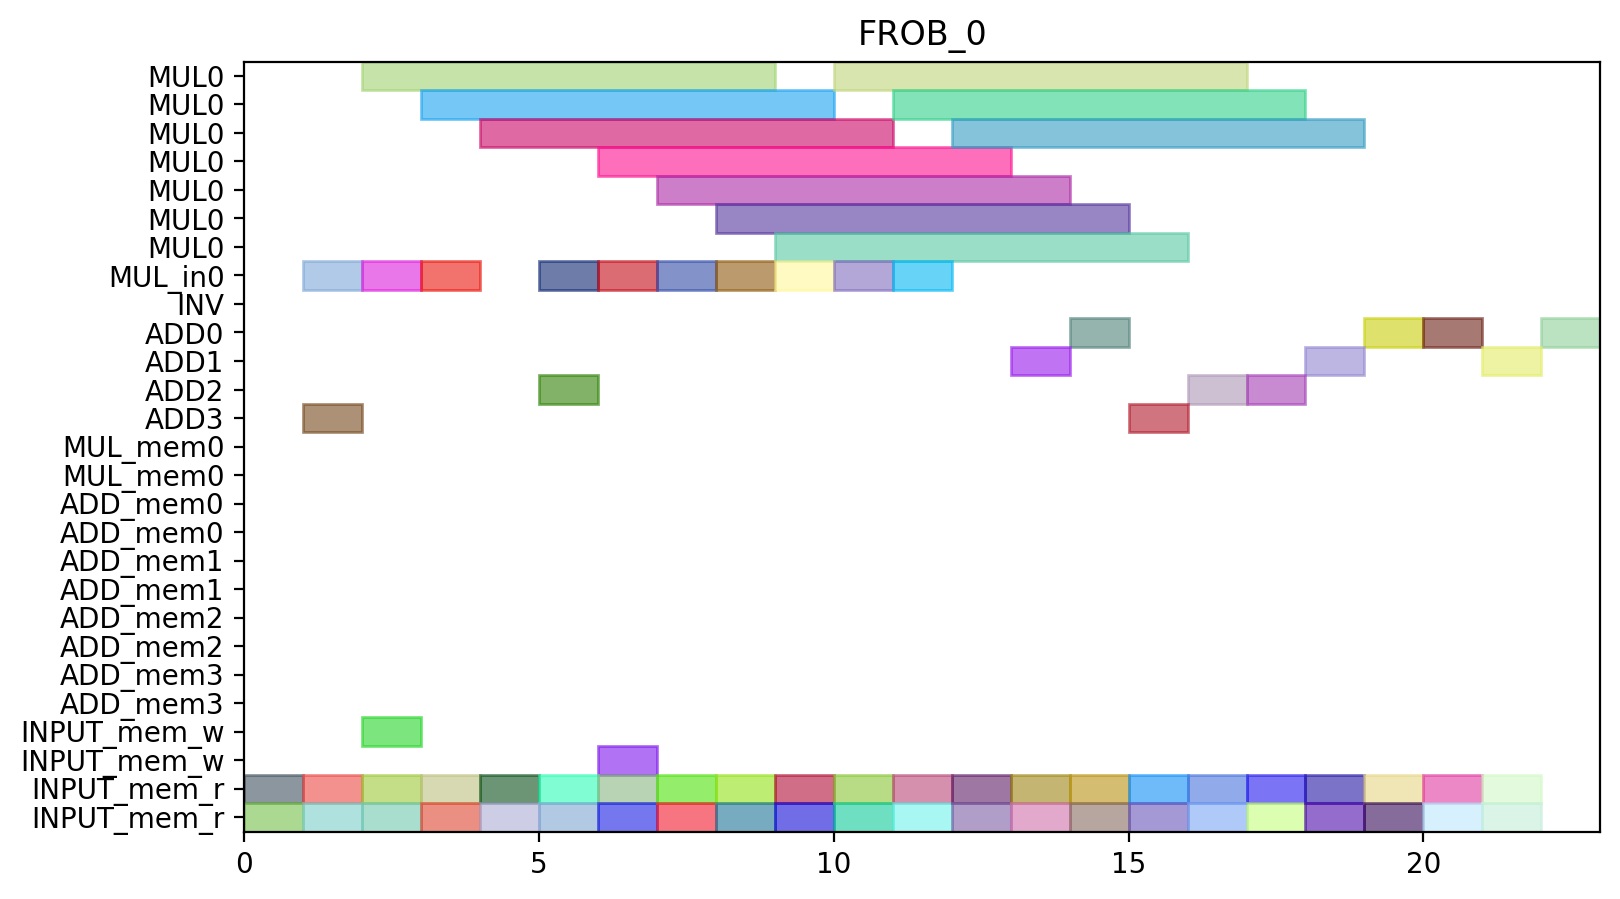

Source code (Python):
from pyschedule import Scenario, solvers, plotters, alt


def solve():
	horizon = 90
	S = Scenario("FROB_0", horizon=horizon)

	# resource
	MUL = S.Resources('MUL', num=1, size=7)
	MUL_in = S.Resources('MUL_in', num=1)
	INV = S.Resource('INV')
	ADD = S.Resources('ADD', num=4, periods=range(1, horizon))
	MUL_mem = S.Resources('MUL_mem', num=1, size=2)
	ADD_mem = S.Resources('ADD_mem', num=4, size=2)
	INPUT_mem_w = S.Resource('INPUT_mem_w', size=2)
	INPUT_mem_r = S.Resource('INPUT_mem_r', size=2)

	# result of previous scheduling

	# new tasks
	c10_t0_in = S.Task('c10_t0_in', length=1, delay_cost=1)
	c10_t0_in += alt(MUL_in)
	c10_t0 = S.Task('c10_t0', length=7, delay_cost=1)
	c10_t0 += alt(MUL)
	S += c10_t0>=c10_t0_in

	c10_t0_mem0 = S.Task('c10_t0_mem0', length=1, delay_cost=1)
	c10_t0_mem0 += INPUT_mem_r
	S += c10_t0_mem0 <= c10_t0

	c10_t0_mem1 = S.Task('c10_t0_mem1', length=1, delay_cost=1)
	c10_t0_mem1 += INPUT_mem_r
	S += c10_t0_mem1 <= c10_t0

	c10_t1_in = S.Task('c10_t1_in', length=1, delay_cost=1)
	c10_t1_in += alt(MUL_in)
	c10_t1 = S.Task('c10_t1', length=7, delay_cost=1)
	c10_t1 += alt(MUL)
	S += c10_t1>=c10_t1_in

	c10_t1_mem0 = S.Task('c10_t1_mem0', length=1, delay_cost=1)
	c10_t1_mem0 += INPUT_mem_r
	S += c10_t1_mem0 <= c10_t1

	c10_t1_mem1 = S.Task('c10_t1_mem1', length=1, delay_cost=1)
	c10_t1_mem1 += INPUT_mem_r
	S += c10_t1_mem1 <= c10_t1

	c10_t2 = S.Task('c10_t2', length=1, delay_cost=1)
	c10_t2 += alt(ADD)

	c10_t2_mem0 = S.Task('c10_t2_mem0', length=1, delay_cost=1)
	c10_t2_mem0 += INPUT_mem_r
	S += c10_t2_mem0 <= c10_t2

	c10_t2_mem1 = S.Task('c10_t2_mem1', length=1, delay_cost=1)
	c10_t2_mem1 += INPUT_mem_r
	S += c10_t2_mem1 <= c10_t2

	c10_t3 = S.Task('c10_t3', length=1, delay_cost=1)
	c10_t3 += alt(ADD)

	c10_t3_mem0 = S.Task('c10_t3_mem0', length=1, delay_cost=1)
	c10_t3_mem0 += INPUT_mem_r
	S += c10_t3_mem0 <= c10_t3

	c10_t3_mem1 = S.Task('c10_t3_mem1', length=1, delay_cost=1)
	c10_t3_mem1 += INPUT_mem_r
	S += c10_t3_mem1 <= c10_t3

	c20_t0_in = S.Task('c20_t0_in', length=1, delay_cost=1)
	c20_t0_in += alt(MUL_in)
	c20_t0 = S.Task('c20_t0', length=7, delay_cost=1)
	c20_t0 += alt(MUL)
	S += c20_t0>=c20_t0_in

	c20_t0_mem0 = S.Task('c20_t0_mem0', length=1, delay_cost=1)
	c20_t0_mem0 += INPUT_mem_r
	S += c20_t0_mem0 <= c20_t0

	c20_t0_mem1 = S.Task('c20_t0_mem1', length=1, delay_cost=1)
	c20_t0_mem1 += INPUT_mem_r
	S += c20_t0_mem1 <= c20_t0

	c20_t1_in = S.Task('c20_t1_in', length=1, delay_cost=1)
	c20_t1_in += alt(MUL_in)
	c20_t1 = S.Task('c20_t1', length=7, delay_cost=1)
	c20_t1 += alt(MUL)
	S += c20_t1>=c20_t1_in

	c20_t1_mem0 = S.Task('c20_t1_mem0', length=1, delay_cost=1)
	c20_t1_mem0 += INPUT_mem_r
	S += c20_t1_mem0 <= c20_t1

	c20_t1_mem1 = S.Task('c20_t1_mem1', length=1, delay_cost=1)
	c20_t1_mem1 += INPUT_mem_r
	S += c20_t1_mem1 <= c20_t1

	c20_t2 = S.Task('c20_t2', length=1, delay_cost=1)
	c20_t2 += alt(ADD)

	c20_t2_mem0 = S.Task('c20_t2_mem0', length=1, delay_cost=1)
	c20_t2_mem0 += INPUT_mem_r
	S += c20_t2_mem0 <= c20_t2

	c20_t2_mem1 = S.Task('c20_t2_mem1', length=1, delay_cost=1)
	c20_t2_mem1 += INPUT_mem_r
	S += c20_t2_mem1 <= c20_t2

	c20_t3 = S.Task('c20_t3', length=1, delay_cost=1)
	c20_t3 += alt(ADD)

	c20_t3_mem0 = S.Task('c20_t3_mem0', length=1, delay_cost=1)
	c20_t3_mem0 += INPUT_mem_r
	S += c20_t3_mem0 <= c20_t3

	c20_t3_mem1 = S.Task('c20_t3_mem1', length=1, delay_cost=1)
	c20_t3_mem1 += INPUT_mem_r
	S += c20_t3_mem1 <= c20_t3

	c01_t0_in = S.Task('c01_t0_in', length=1, delay_cost=1)
	c01_t0_in += alt(MUL_in)
	c01_t0 = S.Task('c01_t0', length=7, delay_cost=1)
	c01_t0 += alt(MUL)
	S += c01_t0>=c01_t0_in

	c01_t0_mem0 = S.Task('c01_t0_mem0', length=1, delay_cost=1)
	c01_t0_mem0 += INPUT_mem_r
	S += c01_t0_mem0 <= c01_t0

	c01_t0_mem1 = S.Task('c01_t0_mem1', length=1, delay_cost=1)
	c01_t0_mem1 += INPUT_mem_r
	S += c01_t0_mem1 <= c01_t0

	c01_t1_in = S.Task('c01_t1_in', length=1, delay_cost=1)
	c01_t1_in += alt(MUL_in)
	c01_t1 = S.Task('c01_t1', length=7, delay_cost=1)
	c01_t1 += alt(MUL)
	S += c01_t1>=c01_t1_in

	c01_t1_mem0 = S.Task('c01_t1_mem0', length=1, delay_cost=1)
	c01_t1_mem0 += INPUT_mem_r
	S += c01_t1_mem0 <= c01_t1

	c01_t1_mem1 = S.Task('c01_t1_mem1', length=1, delay_cost=1)
	c01_t1_mem1 += INPUT_mem_r
	S += c01_t1_mem1 <= c01_t1

	c01_t2 = S.Task('c01_t2', length=1, delay_cost=1)
	c01_t2 += alt(ADD)

	c01_t2_mem0 = S.Task('c01_t2_mem0', length=1, delay_cost=1)
	c01_t2_mem0 += INPUT_mem_r
	S += c01_t2_mem0 <= c01_t2

	c01_t2_mem1 = S.Task('c01_t2_mem1', length=1, delay_cost=1)
	c01_t2_mem1 += INPUT_mem_r
	S += c01_t2_mem1 <= c01_t2

	c01_t3 = S.Task('c01_t3', length=1, delay_cost=1)
	c01_t3 += alt(ADD)

	c01_t3_mem0 = S.Task('c01_t3_mem0', length=1, delay_cost=1)
	c01_t3_mem0 += INPUT_mem_r
	S += c01_t3_mem0 <= c01_t3

	c01_t3_mem1 = S.Task('c01_t3_mem1', length=1, delay_cost=1)
	c01_t3_mem1 += INPUT_mem_r
	S += c01_t3_mem1 <= c01_t3

	c11_t0_in = S.Task('c11_t0_in', length=1, delay_cost=1)
	c11_t0_in += alt(MUL_in)
	c11_t0 = S.Task('c11_t0', length=7, delay_cost=1)
	c11_t0 += alt(MUL)
	S += c11_t0>=c11_t0_in

	c11_t0_mem0 = S.Task('c11_t0_mem0', length=1, delay_cost=1)
	c11_t0_mem0 += INPUT_mem_r
	S += c11_t0_mem0 <= c11_t0

	c11_t0_mem1 = S.Task('c11_t0_mem1', length=1, delay_cost=1)
	c11_t0_mem1 += INPUT_mem_r
	S += c11_t0_mem1 <= c11_t0

	c11_t1_in = S.Task('c11_t1_in', length=1, delay_cost=1)
	c11_t1_in += alt(MUL_in)
	c11_t1 = S.Task('c11_t1', length=7, delay_cost=1)
	c11_t1 += alt(MUL)
	S += c11_t1>=c11_t1_in

	c11_t1_mem0 = S.Task('c11_t1_mem0', length=1, delay_cost=1)
	c11_t1_mem0 += INPUT_mem_r
	S += c11_t1_mem0 <= c11_t1

	c11_t1_mem1 = S.Task('c11_t1_mem1', length=1, delay_cost=1)
	c11_t1_mem1 += INPUT_mem_r
	S += c11_t1_mem1 <= c11_t1

	c11_t2 = S.Task('c11_t2', length=1, delay_cost=1)
	c11_t2 += alt(ADD)

	c11_t2_mem0 = S.Task('c11_t2_mem0', length=1, delay_cost=1)
	c11_t2_mem0 += INPUT_mem_r
	S += c11_t2_mem0 <= c11_t2

	c11_t2_mem1 = S.Task('c11_t2_mem1', length=1, delay_cost=1)
	c11_t2_mem1 += INPUT_mem_r
	S += c11_t2_mem1 <= c11_t2

	c11_t3 = S.Task('c11_t3', length=1, delay_cost=1)
	c11_t3 += alt(ADD)

	c11_t3_mem0 = S.Task('c11_t3_mem0', length=1, delay_cost=1)
	c11_t3_mem0 += INPUT_mem_r
	S += c11_t3_mem0 <= c11_t3

	c11_t3_mem1 = S.Task('c11_t3_mem1', length=1, delay_cost=1)
	c11_t3_mem1 += INPUT_mem_r
	S += c11_t3_mem1 <= c11_t3

	c21_t0_in = S.Task('c21_t0_in', length=1, delay_cost=1)
	c21_t0_in += alt(MUL_in)
	c21_t0 = S.Task('c21_t0', length=7, delay_cost=1)
	c21_t0 += alt(MUL)
	S += c21_t0>=c21_t0_in

	c21_t0_mem0 = S.Task('c21_t0_mem0', length=1, delay_cost=1)
	c21_t0_mem0 += INPUT_mem_r
	S += c21_t0_mem0 <= c21_t0

	c21_t0_mem1 = S.Task('c21_t0_mem1', length=1, delay_cost=1)
	c21_t0_mem1 += INPUT_mem_r
	S += c21_t0_mem1 <= c21_t0

	c21_t1_in = S.Task('c21_t1_in', length=1, delay_cost=1)
	c21_t1_in += alt(MUL_in)
	c21_t1 = S.Task('c21_t1', length=7, delay_cost=1)
	c21_t1 += alt(MUL)
	S += c21_t1>=c21_t1_in

	c21_t1_mem0 = S.Task('c21_t1_mem0', length=1, delay_cost=1)
	c21_t1_mem0 += INPUT_mem_r
	S += c21_t1_mem0 <= c21_t1

	c21_t1_mem1 = S.Task('c21_t1_mem1', length=1, delay_cost=1)
	c21_t1_mem1 += INPUT_mem_r
	S += c21_t1_mem1 <= c21_t1

	c21_t2 = S.Task('c21_t2', length=1, delay_cost=1)
	c21_t2 += alt(ADD)

	c21_t2_mem0 = S.Task('c21_t2_mem0', length=1, delay_cost=1)
	c21_t2_mem0 += INPUT_mem_r
	S += c21_t2_mem0 <= c21_t2

	c21_t2_mem1 = S.Task('c21_t2_mem1', length=1, delay_cost=1)
	c21_t2_mem1 += INPUT_mem_r
	S += c21_t2_mem1 <= c21_t2

	c21_t3 = S.Task('c21_t3', length=1, delay_cost=1)
	c21_t3 += alt(ADD)

	c21_t3_mem0 = S.Task('c21_t3_mem0', length=1, delay_cost=1)
	c21_t3_mem0 += INPUT_mem_r
	S += c21_t3_mem0 <= c21_t3

	c21_t3_mem1 = S.Task('c21_t3_mem1', length=1, delay_cost=1)
	c21_t3_mem1 += INPUT_mem_r
	S += c21_t3_mem1 <= c21_t3

	c000 = S.Task('c000', length=1, delay_cost=1)
	c000 += alt(ADD)

	S += 0<c000

	c000_mem0 = S.Task('c000_mem0', length=1, delay_cost=1)
	c000_mem0 += INPUT_mem_r
	S += c000_mem0 <= c000

	c000_mem1 = S.Task('c000_mem1', length=1, delay_cost=1)
	c000_mem1 += INPUT_mem_r
	S += c000_mem1 <= c000

	c000_w = S.Task('c000_w', length=1, delay_cost=1)
	c000_w += alt(INPUT_mem_w)
	S += c000 <= c000_w

	c001 = S.Task('c001', length=1, delay_cost=1)
	c001 += alt(ADD)

	S += 0<c001

	c001_mem0 = S.Task('c001_mem0', length=1, delay_cost=1)
	c001_mem0 += INPUT_mem_r
	S += c001_mem0 <= c001

	c001_mem1 = S.Task('c001_mem1', length=1, delay_cost=1)
	c001_mem1 += INPUT_mem_r
	S += c001_mem1 <= c001

	c001_w = S.Task('c001_w', length=1, delay_cost=1)
	c001_w += alt(INPUT_mem_w)
	S += c001 <= c001_w

	solvers.mip.solve(S,msg=1,kind='CPLEX',ratio_gap=1.01)

	solution = [['hoge']*len(S.solution()[1]) for i in range(len(S.solution()))]
	for i in range(len(S.solution())):
		for j in range(len(S.solution()[i])):
			solution[i][j]=str(S.solution()[i][j])
	print(solution)

	cycles = int(solution[-1][3])

	pic_file_name = "/home/mfukuda/pairing_automation_design2/bls12-1150/scheduling/FROB_mul1_add4/FROB_0.png"
	if(S.solution() != []):
		plotters.matplotlib.plot(S,img_filename=pic_file_name, vertical_text=True, fig_size=(cycles*0.25+3, 5), show_task_labels=False)

	return solution
